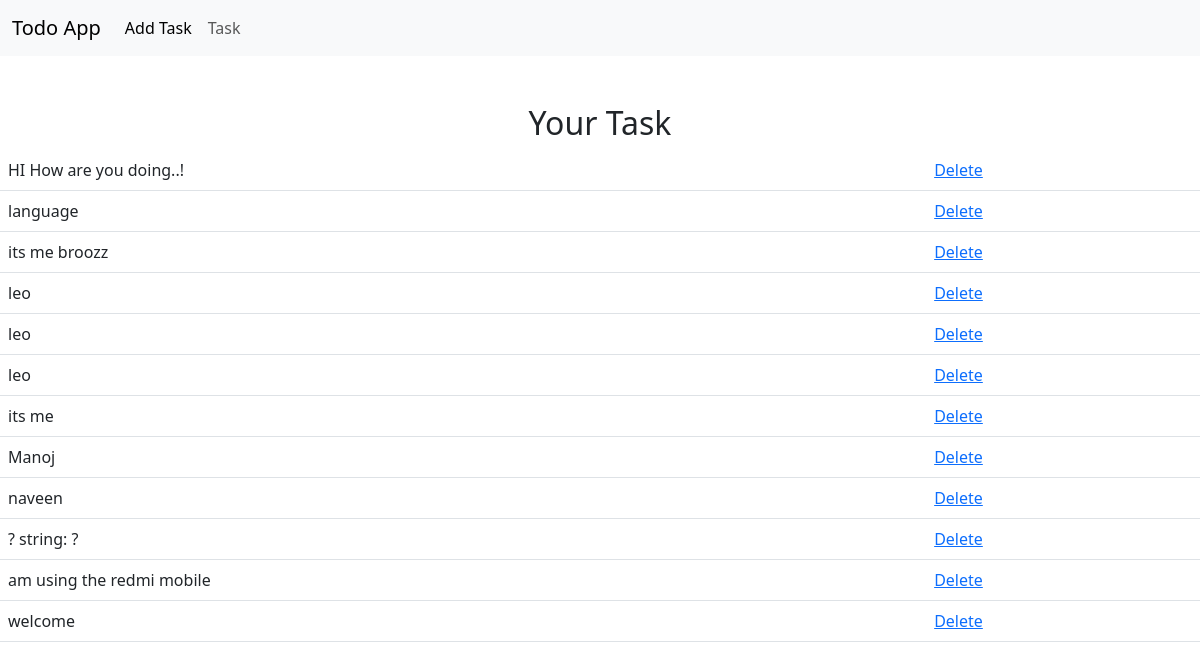
Page /Task/ on the committed database.
### todo_app/models.py (models this page shows)
class ToDolist(models.Model):
    text=models.TextField()
    def __str__(self):
        return f"{self.text}"

### todo_app/views.py (the view)
# urls.py: path('Task/',views.Task,name='Task'),
def Task(request):
    todo_list=ToDolist.objects.all()
    return render(request,'task.html',{'items': todo_list})

### templates/task.html (shortened to what this page needs)
{%extends "home.html"%}
{% block item %}
<br> <br>
<center>
  <h2>Your Task</h2>
<table class="table table-hover text-left">
  <tbody>
    {%for item in items %}
    <tr>
      <td>{{item}}</td>
      <td> <a href="{% url 'delete' item.id %}">Delete</a></td>
    </tr>
    {% endfor items %}
  </tbody>
</table>
</center>
{% endblock item %}

### templates/home.html (shortened to what this page needs)
<!doctype html>
<html lang="en">
<head>
    <link href="https://cdn.jsdelivr.net/npm/bootstrap@5.3.0-alpha3/dist/css/bootstrap.min.css" rel="stylesheet"
>
</head>
<body>
    <nav class="navbar navbar-expand-lg bg-body-tertiary">
        <div class="container-fluid">
            <a class="navbar-brand" href="{% url 'add_task' %}">Todo App</a>
            <div class="collapse navbar-collapse" id="navbarNav">
                <ul class="navbar-nav">
                    <li class="nav-item">
                        <a class="nav-link active" aria-current="page" href="{% url 'add_task' %}">Add Task</a>
                    </li>
                    <li class="nav-item">
                        <a class="nav-link" href="{% url 'Task' %}">Task</a>
                    </li>
                </ul>
            </div>
        </div>
    </nav>
    {%  block item %}
    {%  endblock item %}
</body>
</html>

### rows in the picture
ToDolist: text "HI How are you doing..!"
ToDolist: text "language"
ToDolist: text "its me broozz"
ToDolist: text "leo"
ToDolist: text "leo"
ToDolist: text "leo"
ToDolist: text "its me"
ToDolist: text "Manoj"
ToDolist: text "naveen"
ToDolist: text "? string: ?"
ToDolist: text "am using the redmi mobile"
ToDolist: text "welcome"
